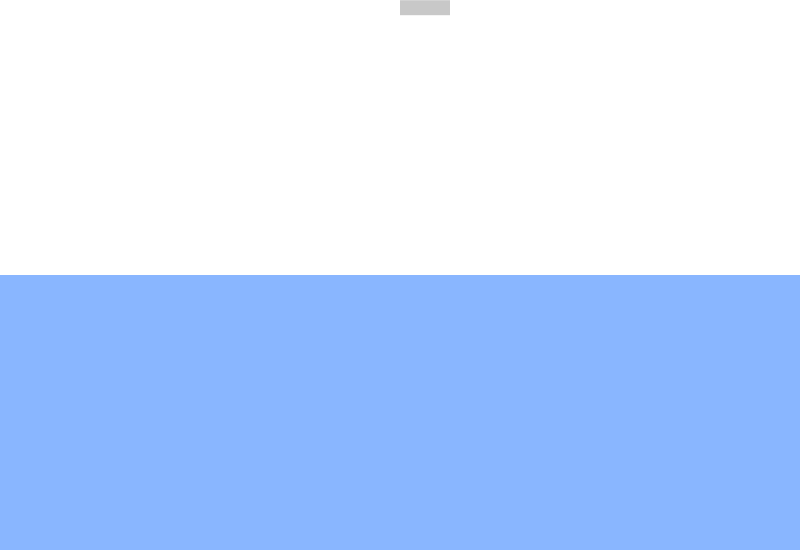
Frame 1 (no input)
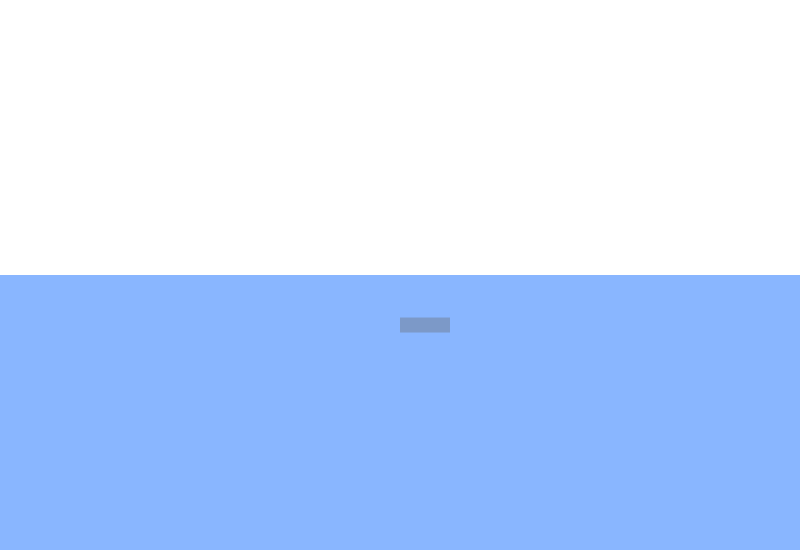
Frame 60 (the mouse pressed at the canvas centre just before this capture)
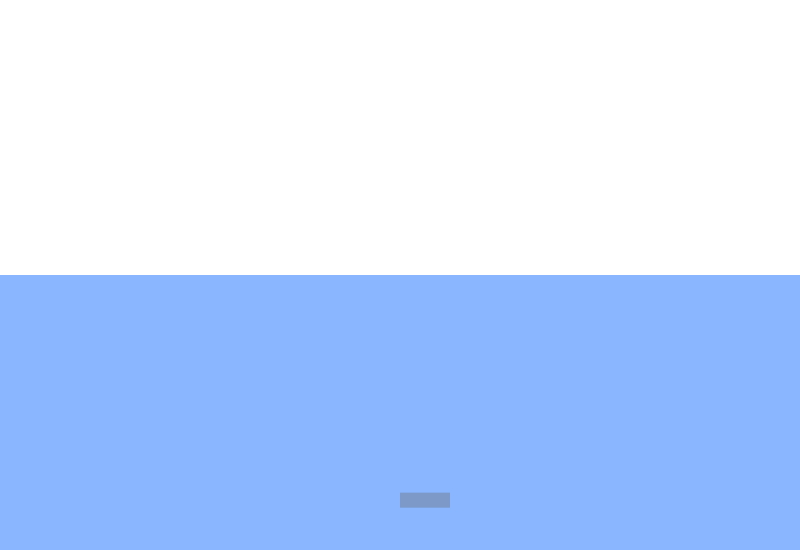
Frame 120 (the mouse held since frame 60 and released just before this capture)

The Processing sketch that drew these frames (run headless with seeded random() and noise(); from frame 60 on, the mouse is pressed at the canvas centre):

// Processing sketch: DragWithSurface_Exercise_2_6
// ── DragWithSurface_Exercise_2_6.pde
Mover m;
Liquid water;

void setup() {
  size(800, 550);
  background(255);
  m = new Mover(width/2, 0, 3, 50, 15);
  water = new Liquid(0, height/2, width, height/2, 0.15);
}

void draw() {
  background(255);
  
  water.display();
  
  PVector gravity = new PVector(0, 0.2);
  gravity.mult(m.mass);
  m.edges();
  
  m.applyForce(gravity);
  m.dragInside(water);
  
  m.update();
  m.display();
}

// ── Liquid.pde
class Liquid {
  float x;
  float y;
  float w;
  float h;
  float c;
  
  Liquid(float x_, float y_, float w_, float h_, float c_) {
    x = x_;
    y = y_;
    w = w_;
    h = h_;
    c = c_;
  }
  
  void display() {
    noStroke();
    fill(137, 182, 255);
    rect(x, y, w, h);
  }
}

// ── Mover.pde
class Mover {
  PVector location;
  PVector velocity;
  PVector acceleration;
  float mass;
  float w;
  float h;
  
  Mover(float x_, float y_, float m_, float w_, float h_) {
    location = new PVector(x_, y_);
    velocity = new PVector(0, 0);
    acceleration = new PVector(0, 0);
    mass = m_;
    w = w_;
    h = h_;
  }
  
  void update() {
    velocity.add(acceleration);
    location.add(velocity);
    acceleration.mult(0);
  }
  
  void display() {
    noStroke();
    fill(100, 90);
    rect(location.x, location.y, w, h);
  }
  
  void edges() {
    if (location.y > height-h) {
      velocity.y *= -1;
      location.y = height-h;
    }
  }
  
  void applyForce(PVector force) {
    PVector f = PVector.div(force, mass);
    acceleration.add(f);
  }
  
  void dragInside(Liquid l) {
    if (isInside(l)) {
      PVector dragForce = velocity.get();
      dragForce.normalize();
      dragForce.mult(-1);
      
      float speed = velocity.mag();
      dragForce.mult(l.c * speed * speed);
      
      // Surface
      dragForce.mult(map(w, 0, width/2, 0, 4));
      
      applyForce(dragForce);
    }
  }
  
  boolean isInside(Liquid l) {
    boolean verticallyInside = location.y >= l.y && location.y <= l.y + l.h;
    boolean horizontallyInside = location.x >= l.x && location.x <= l.x + l.w;
    if (verticallyInside && horizontallyInside) {
      return true;
    } else {
      return false;
    }
  }
}
